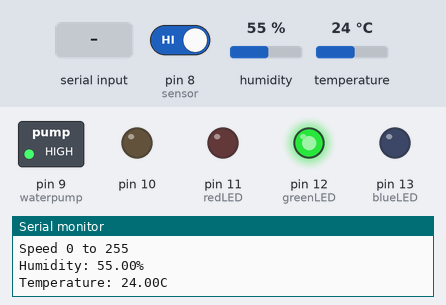
Bench run of a sketch on a simulated Arduino Uno, built with avr-gcc and run on an emulated ATmega328P. Shown: switched loads named in the sketch (green lamp = pin HIGH), output pins drawn as LEDs (lit = HIGH), the last lines printed to the serial monitor. The inputs (shaded band) are chosen by the test bench; at power-on: temperature 24 °C, pin 8 (sensor) HIGH, humidity 55 %.

Above: at 4.0 s.
4.1 s: temperature set to 21 °C
6.6 s: temperature set to 18 °C
At 9.8 s:
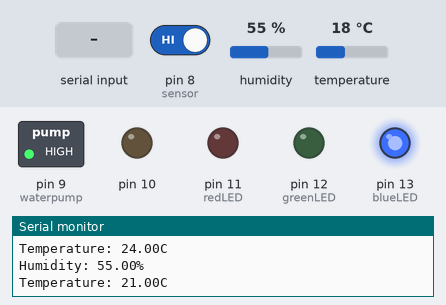
10.3 s: pin 8 (sensor) driven LOW
At 14.1 s:
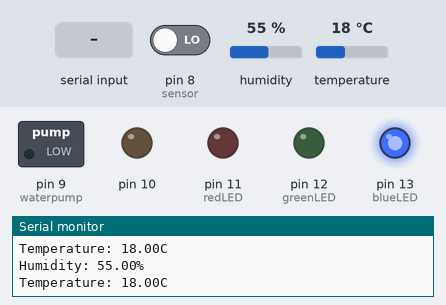
14.7 s: temperature set to 26 °C
At 16.8 s:
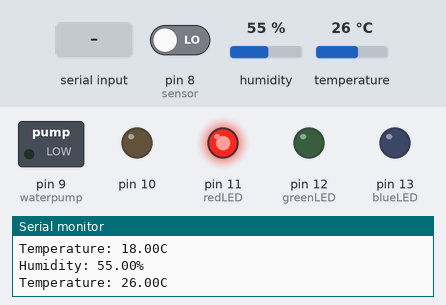
17.2 s: pin 8 (sensor) driven HIGH
At 21.1 s:
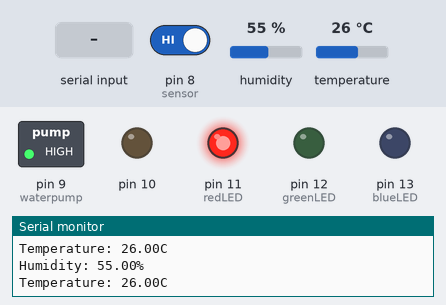
21.6 s: "90,45\n" received over Serial
Timing chart, 0 to 24.6 s (numbered marks = the images above; inputs shaded):
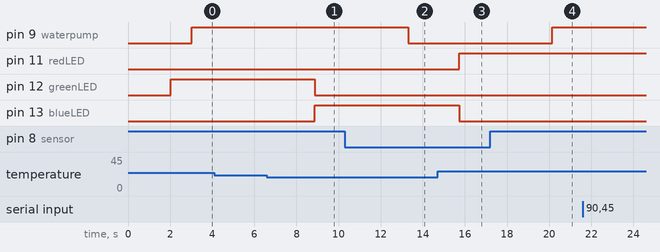

Measured:
- the behaviour switches between 20 and 19 °C on temperature (found by bisection; images 0 and 1)
- after the input at 6.6 s, pin 12 (greenLED): HIGH → LOW after 2.3 s; pin 13 (blueLED): LOW → HIGH after 2.3 s
- after the input at 10.3 s, pin 9 (waterpump): HIGH → LOW after 3.0 s
- after the input at 14.7 s, pin 11 (redLED): LOW → HIGH after 1.0 s; pin 13 (blueLED): HIGH → LOW after 1.0 s
- after the input at 17.2 s, pin 9 (waterpump): LOW → HIGH after 2.9 s

The sketch:

humidity_temperature.ino
```cpp
#include "DHT.h"

#define DHTPIN 7   // what pin we're connected to
#define DHTTYPE DHT11   // DHT 11
DHT dht(DHTPIN, DHTTYPE);
const int redLED = 11;               // Adds a led light (in that case, it is yellow) to pin 9.
const int greenLED = 12;                // Adds a led light (in that case, it is blue) to pin 10.
const int blueLED = 13;
//Soil sensor
int soilsensor=8;
int waterpump=9;
int val; //this variable stores the value received from soil moisture sensor

void setup() {
  Serial.begin(9600);
  Serial.println("Humidity and temperature");
  pinMode(redLED, OUTPUT);
  pinMode(greenLED, OUTPUT);
  pinMode(blueLED, OUTPUT);
  pinMode(10, OUTPUT);
  pinMode(9,OUTPUT); //pump
  pinMode(8,INPUT); ///Set pin 8 as input pin, to receive data from Soil moisture sensor

  while (! Serial);// wait for serial port to connect. Needed for native USB
  Serial.println("Speed 0 to 255");

  dht.begin();
}

void loop() {
  // Wait a few seconds between measurements.
  delay(2000);

  // Reading temperature or humidity takes about 250 milliseconds!
  float h = dht.readHumidity();
  // Read temperature as Celsius
  float t = dht.readTemperature();


  // Check if any reads failed and exit early (to try again).
  if (isnan(h) || isnan(t)) {
    Serial.println("Failed to read from DHT sensor!");
    return;
  }
  if((t < 28) && (t >= 24.7))  {                           // See if the temperature is bigger than 22C.
    digitalWrite(redLED, HIGH);    // The yellow led will turn on.
    digitalWrite(blueLED, LOW);       // The blue led will turn off.
    digitalWrite(greenLED, LOW);
    delay(1000);
  }
  if(t< 20){                      // If the temperature is smaller than 22C.
    digitalWrite(blueLED, HIGH);      // The blue led will turn on.
    digitalWrite(redLED, LOW);     // The yellow led will turn off.
    digitalWrite(greenLED, LOW);
    delay(1000);// The white led will turn off.
  }
 if((t < 24.7) && (t >= 20)) {                    // If the temperature is equal than 22C.
    digitalWrite(greenLED, HIGH);     // The white led will turn on.
    digitalWrite(redLED, LOW);     // The yellow led will turn off.
    digitalWrite(blueLED, LOW);
    delay(1000);// The blue led will turn off.
 }
  Serial.print("\nHumidity: ");
  Serial.print(h);
  Serial.print("% ");
  Serial.print("\nTemperature: ");
  Serial.print(t);
  Serial.print("C ");

  if (Serial.available()) {//loop to operate motor
  int speed = Serial.parseInt(); // to read the number entered as text in the Serial Monitor
   if (speed >= 0 && speed <= 255){
    analogWrite(waterpump, speed);// tuns on the motor at specified speed
}
}
  val = digitalRead(8);  //Read data from soil moisture sensor
  if(val == LOW) {
  digitalWrite(9,LOW); //if soil moisture sensor provides LOW value send LOW value to motor pump and motor pump goes off
}
  else {
  digitalWrite(9,HIGH); //if soil moisture sensor provides HIGH value send HIGH value to motor pump and motor pump get on
}
  delay(400); //Wait for few second and then continue the loop.
}
```
